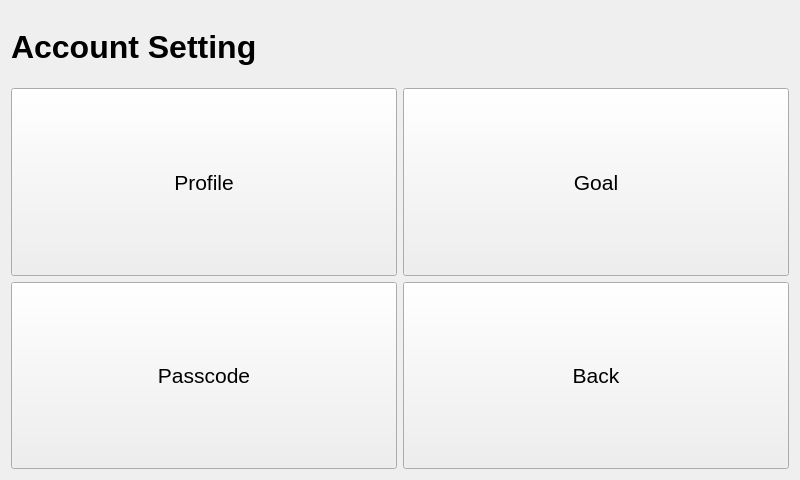
<?xml version="1.0" encoding="UTF-8"?>
<ui version="4.0">
 <class>accountSetting</class>
 <widget class="QWidget" name="accountSetting">
  <property name="geometry">
   <rect>
    <x>0</x>
    <y>0</y>
    <width>800</width>
    <height>480</height>
   </rect>
  </property>
  <property name="windowTitle">
   <string>accountSetting</string>
  </property>
  <layout class="QGridLayout" name="gridLayout">
   <item row="0" column="0">
    <widget class="QLabel" name="label">
     <property name="minimumSize">
      <size>
       <width>261</width>
       <height>71</height>
      </size>
     </property>
     <property name="maximumSize">
      <size>
       <width>261</width>
       <height>71</height>
      </size>
     </property>
     <property name="font">
      <font>
       <family>Helvetica Neue</family>
       <pointsize>24</pointsize>
       <weight>75</weight>
       <bold>true</bold>
      </font>
     </property>
     <property name="text">
      <string>Account Setting</string>
     </property>
    </widget>
   </item>
   <item row="1" column="0" colspan="2">
    <layout class="QGridLayout" name="gridLayout_2">
     <item row="0" column="0">
      <widget class="QPushButton" name="btn_profile">
       <property name="sizePolicy">
        <sizepolicy hsizetype="Minimum" vsizetype="MinimumExpanding">
         <horstretch>0</horstretch>
         <verstretch>0</verstretch>
        </sizepolicy>
       </property>
       <property name="minimumSize">
        <size>
         <width>281</width>
         <height>91</height>
        </size>
       </property>
       <property name="font">
        <font>
         <family>Helvetica Neue</family>
         <pointsize>16</pointsize>
        </font>
       </property>
       <property name="text">
        <string>Profile</string>
       </property>
      </widget>
     </item>
     <item row="0" column="1">
      <widget class="QPushButton" name="btn_goal">
       <property name="sizePolicy">
        <sizepolicy hsizetype="Minimum" vsizetype="MinimumExpanding">
         <horstretch>0</horstretch>
         <verstretch>0</verstretch>
        </sizepolicy>
       </property>
       <property name="minimumSize">
        <size>
         <width>281</width>
         <height>91</height>
        </size>
       </property>
       <property name="font">
        <font>
         <family>Helvetica Neue</family>
         <pointsize>16</pointsize>
        </font>
       </property>
       <property name="text">
        <string>Goal</string>
       </property>
      </widget>
     </item>
     <item row="1" column="1">
      <widget class="QPushButton" name="btn_back">
       <property name="sizePolicy">
        <sizepolicy hsizetype="Minimum" vsizetype="MinimumExpanding">
         <horstretch>0</horstretch>
         <verstretch>0</verstretch>
        </sizepolicy>
       </property>
       <property name="minimumSize">
        <size>
         <width>141</width>
         <height>71</height>
        </size>
       </property>
       <property name="font">
        <font>
         <family>Helvetica Neue</family>
         <pointsize>16</pointsize>
        </font>
       </property>
       <property name="text">
        <string>Back</string>
       </property>
      </widget>
     </item>
     <item row="1" column="0">
      <widget class="QPushButton" name="btn_passcode">
       <property name="sizePolicy">
        <sizepolicy hsizetype="Minimum" vsizetype="MinimumExpanding">
         <horstretch>0</horstretch>
         <verstretch>0</verstretch>
        </sizepolicy>
       </property>
       <property name="font">
        <font>
         <family>Helvetica Neue</family>
         <pointsize>16</pointsize>
        </font>
       </property>
       <property name="text">
        <string>Passcode</string>
       </property>
      </widget>
     </item>
    </layout>
   </item>
  </layout>
 </widget>
 <layoutdefault spacing="6" margin="11"/>
 <resources/>
 <connections/>
</ui>
